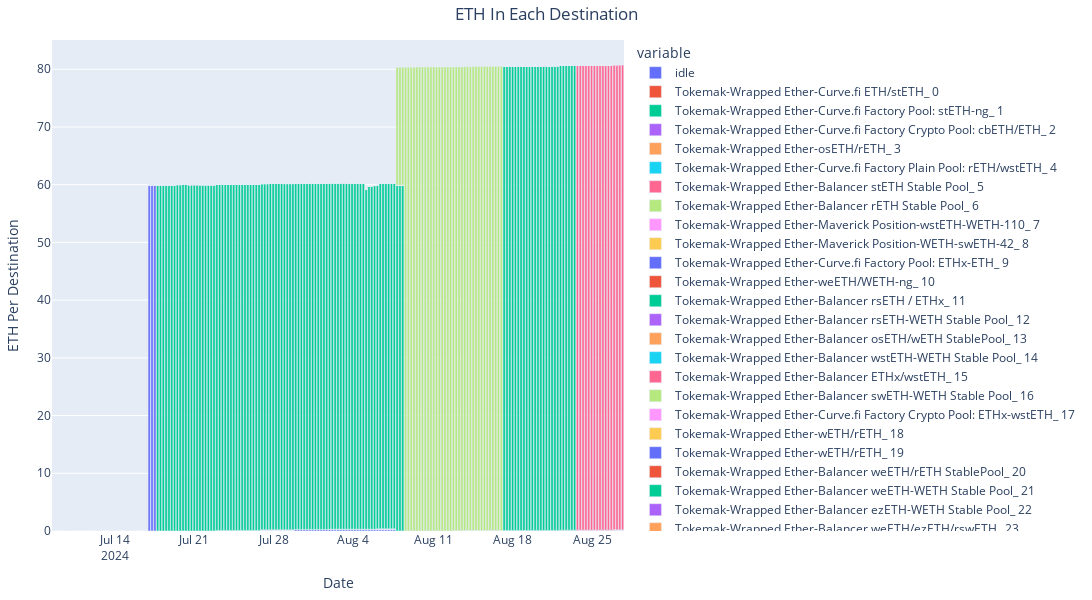
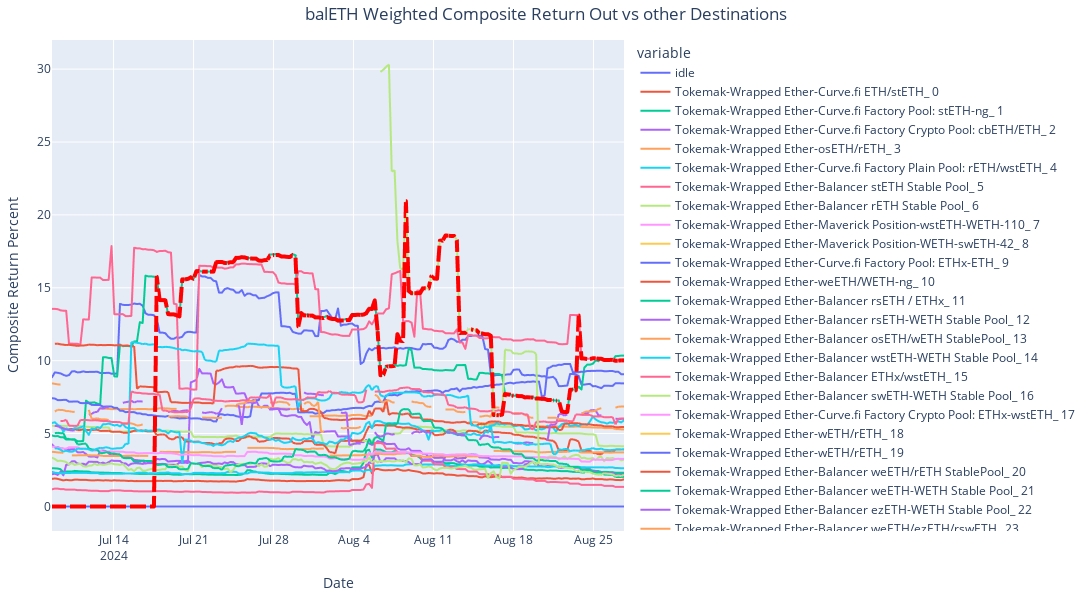
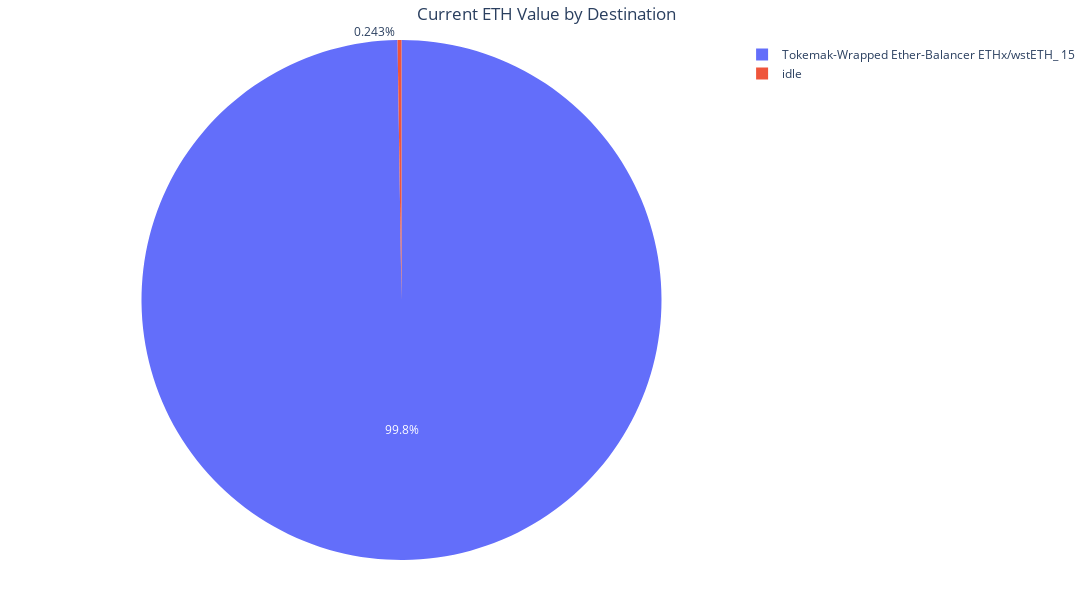
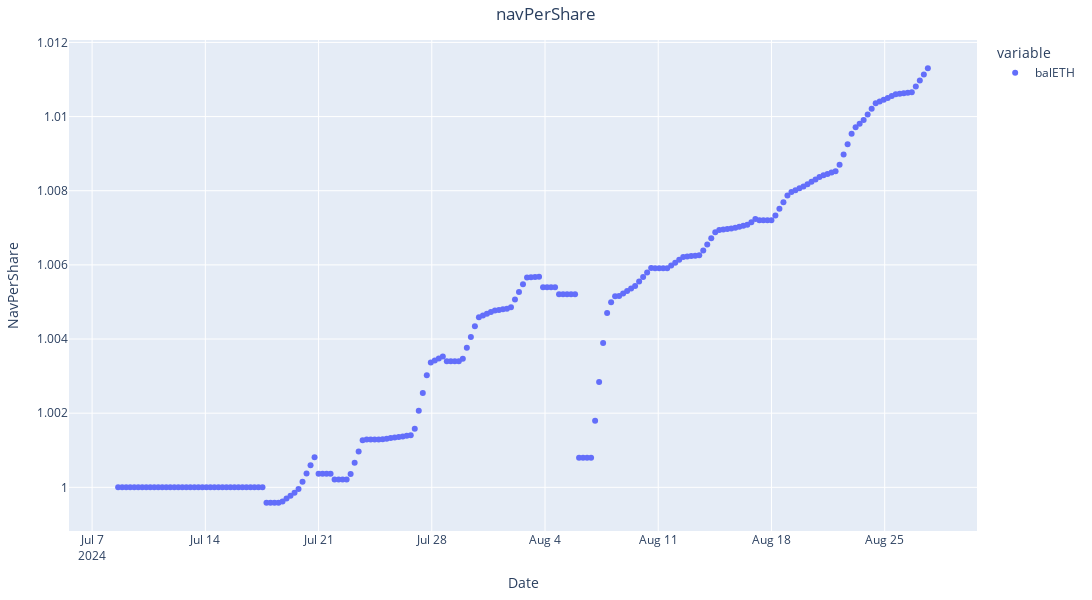

Notebook cell for these charts, in order:
### Code cell
# import plotly.io as pio

# pio.renderers.default = "svg"  # lets this be rendered by github
from v2_rebalance_dashboard.make_plots_as_script import get_autopool_diagnostics_charts

fig_dict = get_autopool_diagnostics_charts(autopool_name="balETH")  # 30 seconds

for k, fig in fig_dict.items():
    fig.show()

### Figure 1 — Plotly figure (JSON) as saved in the notebook; plotly's stock layout.template omitted (floating-point values rounded to 4 significant figures; data arrays with more than 128 entries replaced by an {"elided": "..."} marker saying what was removed)
{"data": [{"alignmentgroup": "True", "hovertemplate": "variable=idle<br>timestamp=%{x}<br>value=%{y}<extra></extra>", "legendgroup": "idle", "marker": {"color": "#636efa", "pattern": {"shape": ""}}, "name": "idle", "offsetgroup": "idle", "orientation": "v", "showlegend": true, "textposition": "auto", "type": "bar", "x": {"elided": "203 str values"}, "xaxis": "x", "y": {"elided": "203 float values"}, "yaxis": "y"}, {"alignmentgroup": "True", "hovertemplate": "variable=Tokemak-Wrapped Ether-Curve.fi ETH/stETH_ 0<br>timestamp=%{x}<br>value=%{y}<extra></extra>", "legendgroup": "Tokemak-Wrapped Ether-Curve.fi ETH/stETH_ 0", "marker": {"color": "#EF553B", "pattern": {"shape": ""}}, "name": "Tokemak-Wrapped Ether-Curve.fi ETH/stETH_ 0", "offsetgroup": "Tokemak-Wrapped Ether-Curve.fi ETH/stETH_ 0", "orientation": "v", "showlegend": true, "textposition": "auto", "type": "bar", "x": {"elided": "203 str values"}, "xaxis": "x", "y": {"elided": "203 int values"}, "yaxis": "y"}, {"alignmentgroup": "True", "hovertemplate": "variable=Tokemak-Wrapped Ether-Curve.fi Factory Pool: stETH-ng_ 1<br>timestamp=%{x}<br>value=%{y}<extra></extra>", "legendgroup": "Tokemak-Wrapped Ether-Curve.fi Factory Pool: stETH-ng_ 1", "marker": {"color": "#00cc96", "pattern": {"shape": ""}}, "name": "Tokemak-Wrapped Ether-Curve.fi Factory Pool: stETH-ng_ 1", "offsetgroup": "Tokemak-Wrapped Ether-Curve.fi Factory Pool: stETH-ng_ 1", "orientation": "v", "showlegend": true, "textposition": "auto", "type": "bar", "x": {"elided": "203 str values"}, "xaxis": "x", "y": {"elided": "203 int values"}, "yaxis": "y"}, {"alignmentgroup": "True", "hovertemplate": "variable=Tokemak-Wrapped Ether-Curve.fi Factory Crypto Pool: cbETH/ETH_ 2<br>timestamp=%{x}<br>value=%{y}<extra></extra>", "legendgroup": "Tokemak-Wrapped Ether-Curve.fi Factory Crypto Pool: cbETH/ETH_ 2", "marker": {"color": "#ab63fa", "pattern": {"shape": ""}}, "name": "Tokemak-Wrapped Ether-Curve.fi Factory Crypto Pool: cbETH/ETH_ 2", "offsetgroup": "Tokemak-Wrapped Ether-Curve.fi Factory Crypto Pool: cbETH/ETH_ 2", "orientation": "v", "showlegend": true, "textposition": "auto", "type": "bar", "x": {"elided": "203 str values"}, "xaxis": "x", "y": {"elided": "203 int values"}, "yaxis": "y"}, {"alignmentgroup": "True", "hovertemplate": "variable=Tokemak-Wrapped Ether-osETH/rETH_ 3<br>timestamp=%{x}<br>value=%{y}<extra></extra>", "legendgroup": "Tokemak-Wrapped Ether-osETH/rETH_ 3", "marker": {"color": "#FFA15A", "pattern": {"shape": ""}}, "name": "Tokemak-Wrapped Ether-osETH/rETH_ 3", "offsetgroup": "Tokemak-Wrapped Ether-osETH/rETH_ 3", "orientation": "v", "showlegend": true, "textposition": "auto", "type": "bar", "x": {"elided": "203 str values"}, "xaxis": "x", "y": {"elided": "203 int values"}, "yaxis": "y"}, {"alignmentgroup": "True", "hovertemplate": "variable=Tokemak-Wrapped Ether-Curve.fi Factory Plain Pool: rETH/wstETH_ 4<br>timestamp=%{x}<br>value=%{y}<extra></extra>", "legendgroup": "Tokemak-Wrapped Ether-Curve.fi Factory Plain Pool: rETH/wstETH_ 4", "marker": {"color": "#19d3f3", "pattern": {"shape": ""}}, "name": "Tokemak-Wrapped Ether-Curve.fi Factory Plain Pool: rETH/wstETH_ 4", "offsetgroup": "Tokemak-Wrapped Ether-Curve.fi Factory Plain Pool: rETH/wstETH_ 4", "orientation": "v", "showlegend": true, "textposition": "auto", "type": "bar", "x": {"elided": "203 str values"}, "xaxis": "x", "y": {"elided": "203 int values"}, "yaxis": "y"}, {"alignmentgroup": "True", "hovertemplate": "variable=Tokemak-Wrapped Ether-Balancer stETH Stable Pool_ 5<br>timestamp=%{x}<br>value=%{y}<extra></extra>", "legendgroup": "Tokemak-Wrapped Ether-Balancer stETH Stable Pool_ 5", "marker": {"color": "#FF6692", "pattern": {"shape": ""}}, "name": "Tokemak-Wrapped Ether-Balancer stETH Stable Pool_ 5", "offsetgroup": "Tokemak-Wrapped Ether-Balancer stETH Stable Pool_ 5", "orientation": "v", "showlegend": true, "textposition": "auto", "type": "bar", "x": {"elided": "203 str values"}, "xaxis": "x", "y": {"elided": "203 int values"}, "yaxis": "y"}, {"alignmentgroup": "True", "hovertemplate": "variable=Tokemak-Wrapped Ether-Balancer rETH Stable Pool_ 6<br>timestamp=%{x}<br>value=%{y}<extra></extra>", "legendgroup": "Tokemak-Wrapped Ether-Balancer rETH Stable Pool_ 6", "marker": {"color": "#B6E880", "pattern": {"shape": ""}}, "name": "Tokemak-Wrapped Ether-Balancer rETH Stable Pool_ 6", "offsetgroup": "Tokemak-Wrapped Ether-Balancer rETH Stable Pool_ 6", "orientation": "v", "showlegend": true, "textposition": "auto", "type": "bar", "x": {"elided": "203 str values"}, "xaxis": "x", "y": {"elided": "203 int values"}, "yaxis": "y"}, {"alignmentgroup": "True", "hovertemplate": "variable=Tokemak-Wrapped Ether-Maverick Position-wstETH-WETH-110_ 7<br>timestamp=%{x}<br>value=%{y}<extra></extra>", "legendgroup": "Tokemak-Wrapped Ether-Maverick Position-wstETH-WETH-110_ 7", "marker": {"color": "#FF97FF", "pattern": {"shape": ""}}, "name": "Tokemak-Wrapped Ether-Maverick Position-wstETH-WETH-110_ 7", "offsetgroup": "Tokemak-Wrapped Ether-Maverick Position-wstETH-WETH-110_ 7", "orientation": "v", "showlegend": true, "textposition": "auto", "type": "bar", "x": {"elided": "203 str values"}, "xaxis": "x", "y": {"elided": "203 null values"}, "yaxis": "y"}, {"alignmentgroup": "True", "hovertemplate": "variable=Tokemak-Wrapped Ether-Maverick Position-WETH-swETH-42_ 8<br>timestamp=%{x}<br>value=%{y}<extra></extra>", "legendgroup": "Tokemak-Wrapped Ether-Maverick Position-WETH-swETH-42_ 8", "marker": {"color": "#FECB52", "pattern": {"shape": ""}}, "name": "Tokemak-Wrapped Ether-Maverick Position-WETH-swETH-42_ 8", "offsetgroup": "Tokemak-Wrapped Ether-Maverick Position-WETH-swETH-42_ 8", "orientation": "v", "showlegend": true, "textposition": "auto", "type": "bar", "x": {"elided": "203 str values"}, "xaxis": "x", "y": {"elided": "203 null values"}, "yaxis": "y"}, {"alignmentgroup": "True", "hovertemplate": "variable=Tokemak-Wrapped Ether-Curve.fi Factory Pool: ETHx-ETH_ 9<br>timestamp=%{x}<br>value=%{y}<extra></extra>", "legendgroup": "Tokemak-Wrapped Ether-Curve.fi Factory Pool: ETHx-ETH_ 9", "marker": {"color": "#636efa", "pattern": {"shape": ""}}, "name": "Tokemak-Wrapped Ether-Curve.fi Factory Pool: ETHx-ETH_ 9", "offsetgroup": "Tokemak-Wrapped Ether-Curve.fi Factory Pool: ETHx-ETH_ 9", "orientation": "v", "showlegend": true, "textposition": "auto", "type": "bar", "x": {"elided": "203 str values"}, "xaxis": "x", "y": {"elided": "203 int values"}, "yaxis": "y"}, {"alignmentgroup": "True", "hovertemplate": "variable=Tokemak-Wrapped Ether-weETH/WETH-ng_ 10<br>timestamp=%{x}<br>value=%{y}<extra></extra>", "legendgroup": "Tokemak-Wrapped Ether-weETH/WETH-ng_ 10", "marker": {"color": "#EF553B", "pattern": {"shape": ""}}, "name": "Tokemak-Wrapped Ether-weETH/WETH-ng_ 10", "offsetgroup": "Tokemak-Wrapped Ether-weETH/WETH-ng_ 10", "orientation": "v", "showlegend": true, "textposition": "auto", "type": "bar", "x": {"elided": "203 str values"}, "xaxis": "x", "y": {"elided": "203 int values"}, "yaxis": "y"}, {"alignmentgroup": "True", "hovertemplate": "variable=Tokemak-Wrapped Ether-Balancer rsETH / ETHx_ 11<br>timestamp=%{x}<br>value=%{y}<extra></extra>", "legendgroup": "Tokemak-Wrapped Ether-Balancer rsETH / ETHx_ 11", "marker": {"color": "#00cc96", "pattern": {"shape": ""}}, "name": "Tokemak-Wrapped Ether-Balancer rsETH / ETHx_ 11", "offsetgroup": "Tokemak-Wrapped Ether-Balancer rsETH / ETHx_ 11", "orientation": "v", "showlegend": true, "textposition": "auto", "type": "bar", "x": {"elided": "203 str values"}, "xaxis": "x", "y": {"elided": "203 float values"}, "yaxis": "y"}, {"alignmentgroup": "True", "hovertemplate": "variable=Tokemak-Wrapped Ether-Balancer rsETH-WETH Stable Pool_ 12<br>timestamp=%{x}<br>value=%{y}<extra></extra>", "legendgroup": "Tokemak-Wrapped Ether-Balancer rsETH-WETH Stable Pool_ 12", "marker": {"color": "#ab63fa", "pattern": {"shape": ""}}, "name": "Tokemak-Wrapped Ether-Balancer rsETH-WETH Stable Pool_ 12", "offsetgroup": "Tokemak-Wrapped Ether-Balancer rsETH-WETH Stable Pool_ 12", "orientation": "v", "showlegend": true, "textposition": "auto", "type": "bar", "x": {"elided": "203 str values"}, "xaxis": "x", "y": {"elided": "203 int values"}, "yaxis": "y"}, {"alignmentgroup": "True", "hovertemplate": "variable=Tokemak-Wrapped Ether-Balancer osETH/wETH StablePool_ 13<br>timestamp=%{x}<br>value=%{y}<extra></extra>", "legendgroup": "Tokemak-Wrapped Ether-Balancer osETH/wETH StablePool_ 13", "marker": {"color": "#FFA15A", "pattern": {"shape": ""}}, "name": "Tokemak-Wrapped Ether-Balancer osETH/wETH StablePool_ 13", "offsetgroup": "Tokemak-Wrapped Ether-Balancer osETH/wETH StablePool_ 13", "orientation": "v", "showlegend": true, "textposition": "auto", "type": "bar", "x": {"elided": "203 str values"}, "xaxis": "x", "y": {"elided": "203 int values"}, "yaxis": "y"}, {"alignmentgroup": "True", "hovertemplate": "variable=Tokemak-Wrapped Ether-Balancer wstETH-WETH Stable Pool_ 14<br>timestamp=%{x}<br>value=%{y}<extra></extra>", "legendgroup": "Tokemak-Wrapped Ether-Balancer wstETH-WETH Stable Pool_ 14", "marker": {"color": "#19d3f3", "pattern": {"shape": ""}}, "name": "Tokemak-Wrapped Ether-Balancer wstETH-WETH Stable Pool_ 14", "offsetgroup": "Tokemak-Wrapped Ether-Balancer wstETH-WETH Stable Pool_ 14", "orientation": "v", "showlegend": true, "textposition": "auto", "type": "bar", "x": {"elided": "203 str values"}, "xaxis": "x", "y": {"elided": "203 int values"}, "yaxis": "y"}, {"alignmentgroup": "True", "hovertemplate": "variable=Tokemak-Wrapped Ether-Balancer ETHx/wstETH_ 15<br>timestamp=%{x}<br>value=%{y}<extra></extra>", "legendgroup": "Tokemak-Wrapped Ether-Balancer ETHx/wstETH_ 15", "marker": {"color": "#FF6692", "pattern": {"shape": ""}}, "name": "Tokemak-Wrapped Ether-Balancer ETHx/wstETH_ 15", "offsetgroup": "Tokemak-Wrapped Ether-Balancer ETHx/wstETH_ 15", "orientation": "v", "showlegend": true, "textposition": "auto", "type": "bar", "x": {"elided": "203 str values"}, "xaxis": "x", "y": {"elided": "203 float values"}, "yaxis": "y"}, {"alignmentgroup": "True", "hovertemplate": "variable=Tokemak-Wrapped Ether-Balancer swETH-WETH Stable Pool_ 16<br>timestamp=%{x}<br>value=%{y}<extra></extra>", "legendgroup": "Tokemak-Wrapped Ether-Balancer swETH-WETH Stable Pool_ 16", "marker": {"color": "#B6E880", "pattern": {"shape": ""}}, "name": "Tokemak-Wrapped Ether-Balancer swETH-WETH Stable Pool_ 16", "offsetgroup": "Tokemak-Wrapped Ether-Balancer swETH-WETH Stable Pool_ 16", "orientation": "v", "showlegend": true, "textposition": "auto", "type": "bar", "x": {"elided": "203 str values"}, "xaxis": "x", "y": {"elided": "203 int values"}, "yaxis": "y"}, {"alignmentgroup": "True", "hovertemplate": "variable=Tokemak-Wrapped Ether-Curve.fi Factory Crypto Pool: ETHx-wstETH_ 17<br>timestamp=%{x}<br>value=%{y}<extra></extra>", "legendgroup": "Tokemak-Wrapped Ether-Curve.fi Factory Crypto Pool: ETHx-wstETH_ 17", "marker": {"color": "#FF97FF", "pattern": {"shape": ""}}, "name": "Tokemak-Wrapped Ether-Curve.fi Factory Crypto Pool: ETHx-wstETH_ 17", "offsetgroup": "Tokemak-Wrapped Ether-Curve.fi Factory Crypto Pool: ETHx-wstETH_ 17", "orientation": "v", "showlegend": true, "textposition": "auto", "type": "bar", "x": {"elided": "203 str values"}, "xaxis": "x", "y": {"elided": "203 int values"}, "yaxis": "y"}, {"alignmentgroup": "True", "hovertemplate": "variable=Tokemak-Wrapped Ether-wETH/rETH_ 18<br>timestamp=%{x}<br>value=%{y}<extra></extra>", "legendgroup": "Tokemak-Wrapped Ether-wETH/rETH_ 18", "marker": {"color": "#FECB52", "pattern": {"shape": ""}}, "name": "Tokemak-Wrapped Ether-wETH/rETH_ 18", "offsetgroup": "Tokemak-Wrapped Ether-wETH/rETH_ 18", "orientation": "v", "showlegend": true, "textposition": "auto", "type": "bar", "x": {"elided": "203 str values"}, "xaxis": "x", "y": {"elided": "203 int values"}, "yaxis": "y"}, {"alignmentgroup": "True", "hovertemplate": "variable=Tokemak-Wrapped Ether-wETH/rETH_ 19<br>timestamp=%{x}<br>value=%{y}<extra></extra>", "legendgroup": "Tokemak-Wrapped Ether-wETH/rETH_ 19", "marker": {"color": "#636efa", "pattern": {"shape": ""}}, "name": "Tokemak-Wrapped Ether-wETH/rETH_ 19", "offsetgroup": "Tokemak-Wrapped Ether-wETH/rETH_ 19", "orientation": "v", "showlegend": true, "textposition": "auto", "type": "bar", "x": {"elided": "203 str values"}, "xaxis": "x", "y": {"elided": "203 int values"}, "yaxis": "y"}, {"alignmentgroup": "True", "hovertemplate": "variable=Tokemak-Wrapped Ether-Balancer weETH/rETH StablePool_ 20<br>timestamp=%{x}<br>value=%{y}<extra></extra>", "legendgroup": "Tokemak-Wrapped Ether-Balancer weETH/rETH StablePool_ 20", "marker": {"color": "#EF553B", "pattern": {"shape": ""}}, "name": "Tokemak-Wrapped Ether-Balancer weETH/rETH StablePool_ 20", "offsetgroup": "Tokemak-Wrapped Ether-Balancer weETH/rETH StablePool_ 20", "orientation": "v", "showlegend": true, "textposition": "auto", "type": "bar", "x": {"elided": "203 str values"}, "xaxis": "x", "y": {"elided": "203 int values"}, "yaxis": "y"}, {"alignmentgroup": "True", "hovertemplate": "variable=Tokemak-Wrapped Ether-Balancer weETH-WETH Stable Pool_ 21<br>timestamp=%{x}<br>value=%{y}<extra></extra>", "legendgroup": "Tokemak-Wrapped Ether-Balancer weETH-WETH Stable Pool_ 21", "marker": {"color": "#00cc96", "pattern": {"shape": ""}}, "name": "Tokemak-Wrapped Ether-Balancer weETH-WETH Stable Pool_ 21", "offsetgroup": "Tokemak-Wrapped Ether-Balancer weETH-WETH Stable Pool_ 21", "orientation": "v", "showlegend": true, "textposition": "auto", "type": "bar", "x": {"elided": "203 str values"}, "xaxis": "x", "y": {"elided": "203 int values"}, "yaxis": "y"}, {"alignmentgroup": "True", "hovertemplate": "variable=Tokemak-Wrapped Ether-Balancer ezETH-WETH Stable Pool_ 22<br>timestamp=%{x}<br>value=%{y}<extra></extra>", "legendgroup": "Tokemak-Wrapped Ether-Balancer ezETH-WETH Stable Pool_ 22", "marker": {"color": "#ab63fa", "pattern": {"shape": ""}}, "name": "Tokemak-Wrapped Ether-Balancer ezETH-WETH Stable Pool_ 22", "offsetgroup": "Tokemak-Wrapped Ether-Balancer ezETH-WETH Stable Pool_ 22", "orientation": "v", "showlegend": true, "textposition": "auto", "type": "bar", "x": {"elided": "203 str values"}, "xaxis": "x", "y": {"elided": "203 int values"}, "yaxis": "y"}, {"alignmentgroup": "True", "hovertemplate": "variable=Tokemak-Wrapped Ether-Balancer weETH/ezETH/rswETH_ 23<br>timestamp=%{x}<br>value=%{y}<extra></extra>", "legendgroup": "Tokemak-Wrapped Ether-Balancer weETH/ezETH/rswETH_ 23", "marker": {"color": "#FFA15A", "pattern": {"shape": ""}}, "name": "Tokemak-Wrapped Ether-Balancer weETH/ezETH/rswETH_ 23", "offsetgroup": "Tokemak-Wrapped Ether-Balancer weETH/ezETH/rswETH_ 23", "orientation": "v", "showlegend": true, "textposition": "auto", "type": "bar", "x": {"elided": "203 str values"}, "xaxis": "x", "y": {"elided": "203 int values"}, "yaxis": "y"}, {"alignmentgroup": "True", "hovertemplate": "variable=Tokemak-Wrapped Ether-Gyroscope ECLP wstETH/wETH_ 24<br>timestamp=%{x}<br>value=%{y}<extra></extra>", "legendgroup": "Tokemak-Wrapped Ether-Gyroscope ECLP wstETH/wETH_ 24", "marker": {"color": "#19d3f3", "pattern": {"shape": ""}}, "name": "Tokemak-Wrapped Ether-Gyroscope ECLP wstETH/wETH_ 24", "offsetgroup": "Tokemak-Wrapped Ether-Gyroscope ECLP wstETH/wETH_ 24", "orientation": "v", "showlegend": true, "textposition": "auto", "type": "bar", "x": {"elided": "203 str values"}, "xaxis": "x", "y": {"elided": "203 int values"}, "yaxis": "y"}, {"alignmentgroup": "True", "hovertemplate": "variable=Tokemak-Wrapped Ether-Gyroscope ECLP wstETH/cbETH_ 25<br>timestamp=%{x}<br>value=%{y}<extra></extra>", "legendgroup": "Tokemak-Wrapped Ether-Gyroscope ECLP wstETH/cbETH_ 25", "marker": {"color": "#FF6692", "pattern": {"shape": ""}}, "name": "Tokemak-Wrapped Ether-Gyroscope ECLP wstETH/cbETH_ 25", "offsetgroup": "Tokemak-Wrapped Ether-Gyroscope ECLP wstETH/cbETH_ 25", "orientation": "v", "showlegend": true, "textposition": "auto", "type": "bar", "x": {"elided": "203 str values"}, "xaxis": "x", "y": {"elided": "203 int values"}, "yaxis": "y"}, {"alignmentgroup": "True", "hovertemplate": "variable=Tokemak-Wrapped Ether-Balancer rsETH-WETH Stable Pool_ 26<br>timestamp=%{x}<br>value=%{y}<extra></extra>", "legendgroup": "Tokemak-Wrapped Ether-Balancer rsETH-WETH Stable Pool_ 26", "marker": {"color": "#B6E880", "pattern": {"shape": ""}}, "name": "Tokemak-Wrapped Ether-Balancer rsETH-WETH Stable Pool_ 26", "offsetgroup": "Tokemak-Wrapped Ether-Balancer rsETH-WETH Stable Pool_ 26", "orientation": "v", "showlegend": true, "textposition": "auto", "type": "bar", "x": {"elided": "203 str values"}, "xaxis": "x", "y": {"elided": "203 float values"}, "yaxis": "y"}], "layout": {"barmode": "relative", "height": 600, "legend": {"title": {"text": "variable"}, "tracegroupgap": 0}, "margin": {"b": 40, "l": 40, "r": 40, "t": 40}, "title": {"text": "ETH In Each Destination", "x": 0.5}, "width": 1800, "xaxis": {"anchor": "y", "domain": [0, 1], "title": {"text": "Date"}}, "yaxis": {"anchor": "x", "domain": [0, 1], "title": {"text": "ETH Per Destination"}}}}

### Figure 2 — Plotly figure (JSON) as saved in the notebook; plotly's stock layout.template omitted (floating-point values rounded to 4 significant figures; data arrays with more than 128 entries replaced by an {"elided": "..."} marker saying what was removed)
{"data": [{"hovertemplate": "variable=idle<br>timestamp=%{x}<br>value=%{y}<extra></extra>", "legendgroup": "idle", "line": {"color": "#636efa", "dash": "solid"}, "marker": {"symbol": "circle"}, "mode": "lines", "name": "idle", "showlegend": true, "type": "scattergl", "x": {"elided": "203 str values"}, "xaxis": "x", "y": {"elided": "203 int values"}, "yaxis": "y"}, {"hovertemplate": "variable=Tokemak-Wrapped Ether-Curve.fi ETH/stETH_ 0<br>timestamp=%{x}<br>value=%{y}<extra></extra>", "legendgroup": "Tokemak-Wrapped Ether-Curve.fi ETH/stETH_ 0", "line": {"color": "#EF553B", "dash": "solid"}, "marker": {"symbol": "circle"}, "mode": "lines", "name": "Tokemak-Wrapped Ether-Curve.fi ETH/stETH_ 0", "showlegend": true, "type": "scattergl", "x": {"elided": "203 str values"}, "xaxis": "x", "y": {"elided": "203 float values"}, "yaxis": "y"}, {"hovertemplate": "variable=Tokemak-Wrapped Ether-Curve.fi Factory Pool: stETH-ng_ 1<br>timestamp=%{x}<br>value=%{y}<extra></extra>", "legendgroup": "Tokemak-Wrapped Ether-Curve.fi Factory Pool: stETH-ng_ 1", "line": {"color": "#00cc96", "dash": "solid"}, "marker": {"symbol": "circle"}, "mode": "lines", "name": "Tokemak-Wrapped Ether-Curve.fi Factory Pool: stETH-ng_ 1", "showlegend": true, "type": "scattergl", "x": {"elided": "203 str values"}, "xaxis": "x", "y": {"elided": "203 float values"}, "yaxis": "y"}, {"hovertemplate": "variable=Tokemak-Wrapped Ether-Curve.fi Factory Crypto Pool: cbETH/ETH_ 2<br>timestamp=%{x}<br>value=%{y}<extra></extra>", "legendgroup": "Tokemak-Wrapped Ether-Curve.fi Factory Crypto Pool: cbETH/ETH_ 2", "line": {"color": "#ab63fa", "dash": "solid"}, "marker": {"symbol": "circle"}, "mode": "lines", "name": "Tokemak-Wrapped Ether-Curve.fi Factory Crypto Pool: cbETH/ETH_ 2", "showlegend": true, "type": "scattergl", "x": {"elided": "203 str values"}, "xaxis": "x", "y": {"elided": "203 float values"}, "yaxis": "y"}, {"hovertemplate": "variable=Tokemak-Wrapped Ether-osETH/rETH_ 3<br>timestamp=%{x}<br>value=%{y}<extra></extra>", "legendgroup": "Tokemak-Wrapped Ether-osETH/rETH_ 3", "line": {"color": "#FFA15A", "dash": "solid"}, "marker": {"symbol": "circle"}, "mode": "lines", "name": "Tokemak-Wrapped Ether-osETH/rETH_ 3", "showlegend": true, "type": "scattergl", "x": {"elided": "203 str values"}, "xaxis": "x", "y": {"elided": "203 float values"}, "yaxis": "y"}, {"hovertemplate": "variable=Tokemak-Wrapped Ether-Curve.fi Factory Plain Pool: rETH/wstETH_ 4<br>timestamp=%{x}<br>value=%{y}<extra></extra>", "legendgroup": "Tokemak-Wrapped Ether-Curve.fi Factory Plain Pool: rETH/wstETH_ 4", "line": {"color": "#19d3f3", "dash": "solid"}, "marker": {"symbol": "circle"}, "mode": "lines", "name": "Tokemak-Wrapped Ether-Curve.fi Factory Plain Pool: rETH/wstETH_ 4", "showlegend": true, "type": "scattergl", "x": {"elided": "203 str values"}, "xaxis": "x", "y": {"elided": "203 float values"}, "yaxis": "y"}, {"hovertemplate": "variable=Tokemak-Wrapped Ether-Balancer stETH Stable Pool_ 5<br>timestamp=%{x}<br>value=%{y}<extra></extra>", "legendgroup": "Tokemak-Wrapped Ether-Balancer stETH Stable Pool_ 5", "line": {"color": "#FF6692", "dash": "solid"}, "marker": {"symbol": "circle"}, "mode": "lines", "name": "Tokemak-Wrapped Ether-Balancer stETH Stable Pool_ 5", "showlegend": true, "type": "scattergl", "x": {"elided": "203 str values"}, "xaxis": "x", "y": {"elided": "203 float values"}, "yaxis": "y"}, {"hovertemplate": "variable=Tokemak-Wrapped Ether-Balancer rETH Stable Pool_ 6<br>timestamp=%{x}<br>value=%{y}<extra></extra>", "legendgroup": "Tokemak-Wrapped Ether-Balancer rETH Stable Pool_ 6", "line": {"color": "#B6E880", "dash": "solid"}, "marker": {"symbol": "circle"}, "mode": "lines", "name": "Tokemak-Wrapped Ether-Balancer rETH Stable Pool_ 6", "showlegend": true, "type": "scattergl", "x": {"elided": "203 str values"}, "xaxis": "x", "y": {"elided": "203 float values"}, "yaxis": "y"}, {"hovertemplate": "variable=Tokemak-Wrapped Ether-Maverick Position-wstETH-WETH-110_ 7<br>timestamp=%{x}<br>value=%{y}<extra></extra>", "legendgroup": "Tokemak-Wrapped Ether-Maverick Position-wstETH-WETH-110_ 7", "line": {"color": "#FF97FF", "dash": "solid"}, "marker": {"symbol": "circle"}, "mode": "lines", "name": "Tokemak-Wrapped Ether-Maverick Position-wstETH-WETH-110_ 7", "showlegend": true, "type": "scattergl", "x": {"elided": "203 str values"}, "xaxis": "x", "y": {"elided": "203 null values"}, "yaxis": "y"}, {"hovertemplate": "variable=Tokemak-Wrapped Ether-Maverick Position-WETH-swETH-42_ 8<br>timestamp=%{x}<br>value=%{y}<extra></extra>", "legendgroup": "Tokemak-Wrapped Ether-Maverick Position-WETH-swETH-42_ 8", "line": {"color": "#FECB52", "dash": "solid"}, "marker": {"symbol": "circle"}, "mode": "lines", "name": "Tokemak-Wrapped Ether-Maverick Position-WETH-swETH-42_ 8", "showlegend": true, "type": "scattergl", "x": {"elided": "203 str values"}, "xaxis": "x", "y": {"elided": "203 null values"}, "yaxis": "y"}, {"hovertemplate": "variable=Tokemak-Wrapped Ether-Curve.fi Factory Pool: ETHx-ETH_ 9<br>timestamp=%{x}<br>value=%{y}<extra></extra>", "legendgroup": "Tokemak-Wrapped Ether-Curve.fi Factory Pool: ETHx-ETH_ 9", "line": {"color": "#636efa", "dash": "solid"}, "marker": {"symbol": "circle"}, "mode": "lines", "name": "Tokemak-Wrapped Ether-Curve.fi Factory Pool: ETHx-ETH_ 9", "showlegend": true, "type": "scattergl", "x": {"elided": "203 str values"}, "xaxis": "x", "y": {"elided": "203 float values"}, "yaxis": "y"}, {"hovertemplate": "variable=Tokemak-Wrapped Ether-weETH/WETH-ng_ 10<br>timestamp=%{x}<br>value=%{y}<extra></extra>", "legendgroup": "Tokemak-Wrapped Ether-weETH/WETH-ng_ 10", "line": {"color": "#EF553B", "dash": "solid"}, "marker": {"symbol": "circle"}, "mode": "lines", "name": "Tokemak-Wrapped Ether-weETH/WETH-ng_ 10", "showlegend": true, "type": "scattergl", "x": {"elided": "203 str values"}, "xaxis": "x", "y": {"elided": "203 float values"}, "yaxis": "y"}, {"hovertemplate": "variable=Tokemak-Wrapped Ether-Balancer rsETH / ETHx_ 11<br>timestamp=%{x}<br>value=%{y}<extra></extra>", "legendgroup": "Tokemak-Wrapped Ether-Balancer rsETH / ETHx_ 11", "line": {"color": "#00cc96", "dash": "solid"}, "marker": {"symbol": "circle"}, "mode": "lines", "name": "Tokemak-Wrapped Ether-Balancer rsETH / ETHx_ 11", "showlegend": true, "type": "scattergl", "x": {"elided": "203 str values"}, "xaxis": "x", "y": {"elided": "203 float values"}, "yaxis": "y"}, {"hovertemplate": "variable=Tokemak-Wrapped Ether-Balancer rsETH-WETH Stable Pool_ 12<br>timestamp=%{x}<br>value=%{y}<extra></extra>", "legendgroup": "Tokemak-Wrapped Ether-Balancer rsETH-WETH Stable Pool_ 12", "line": {"color": "#ab63fa", "dash": "solid"}, "marker": {"symbol": "circle"}, "mode": "lines", "name": "Tokemak-Wrapped Ether-Balancer rsETH-WETH Stable Pool_ 12", "showlegend": true, "type": "scattergl", "x": {"elided": "203 str values"}, "xaxis": "x", "y": {"elided": "203 float values"}, "yaxis": "y"}, {"hovertemplate": "variable=Tokemak-Wrapped Ether-Balancer osETH/wETH StablePool_ 13<br>timestamp=%{x}<br>value=%{y}<extra></extra>", "legendgroup": "Tokemak-Wrapped Ether-Balancer osETH/wETH StablePool_ 13", "line": {"color": "#FFA15A", "dash": "solid"}, "marker": {"symbol": "circle"}, "mode": "lines", "name": "Tokemak-Wrapped Ether-Balancer osETH/wETH StablePool_ 13", "showlegend": true, "type": "scattergl", "x": {"elided": "203 str values"}, "xaxis": "x", "y": {"elided": "203 float values"}, "yaxis": "y"}, {"hovertemplate": "variable=Tokemak-Wrapped Ether-Balancer wstETH-WETH Stable Pool_ 14<br>timestamp=%{x}<br>value=%{y}<extra></extra>", "legendgroup": "Tokemak-Wrapped Ether-Balancer wstETH-WETH Stable Pool_ 14", "line": {"color": "#19d3f3", "dash": "solid"}, "marker": {"symbol": "circle"}, "mode": "lines", "name": "Tokemak-Wrapped Ether-Balancer wstETH-WETH Stable Pool_ 14", "showlegend": true, "type": "scattergl", "x": {"elided": "203 str values"}, "xaxis": "x", "y": {"elided": "203 float values"}, "yaxis": "y"}, {"hovertemplate": "variable=Tokemak-Wrapped Ether-Balancer ETHx/wstETH_ 15<br>timestamp=%{x}<br>value=%{y}<extra></extra>", "legendgroup": "Tokemak-Wrapped Ether-Balancer ETHx/wstETH_ 15", "line": {"color": "#FF6692", "dash": "solid"}, "marker": {"symbol": "circle"}, "mode": "lines", "name": "Tokemak-Wrapped Ether-Balancer ETHx/wstETH_ 15", "showlegend": true, "type": "scattergl", "x": {"elided": "203 str values"}, "xaxis": "x", "y": {"elided": "203 float values"}, "yaxis": "y"}, {"hovertemplate": "variable=Tokemak-Wrapped Ether-Balancer swETH-WETH Stable Pool_ 16<br>timestamp=%{x}<br>value=%{y}<extra></extra>", "legendgroup": "Tokemak-Wrapped Ether-Balancer swETH-WETH Stable Pool_ 16", "line": {"color": "#B6E880", "dash": "solid"}, "marker": {"symbol": "circle"}, "mode": "lines", "name": "Tokemak-Wrapped Ether-Balancer swETH-WETH Stable Pool_ 16", "showlegend": true, "type": "scattergl", "x": {"elided": "203 str values"}, "xaxis": "x", "y": {"elided": "203 float values"}, "yaxis": "y"}, {"hovertemplate": "variable=Tokemak-Wrapped Ether-Curve.fi Factory Crypto Pool: ETHx-wstETH_ 17<br>timestamp=%{x}<br>value=%{y}<extra></extra>", "legendgroup": "Tokemak-Wrapped Ether-Curve.fi Factory Crypto Pool: ETHx-wstETH_ 17", "line": {"color": "#FF97FF", "dash": "solid"}, "marker": {"symbol": "circle"}, "mode": "lines", "name": "Tokemak-Wrapped Ether-Curve.fi Factory Crypto Pool: ETHx-wstETH_ 17", "showlegend": true, "type": "scattergl", "x": {"elided": "203 str values"}, "xaxis": "x", "y": {"elided": "203 float values"}, "yaxis": "y"}, {"hovertemplate": "variable=Tokemak-Wrapped Ether-wETH/rETH_ 18<br>timestamp=%{x}<br>value=%{y}<extra></extra>", "legendgroup": "Tokemak-Wrapped Ether-wETH/rETH_ 18", "line": {"color": "#FECB52", "dash": "solid"}, "marker": {"symbol": "circle"}, "mode": "lines", "name": "Tokemak-Wrapped Ether-wETH/rETH_ 18", "showlegend": true, "type": "scattergl", "x": {"elided": "203 str values"}, "xaxis": "x", "y": {"elided": "203 float values"}, "yaxis": "y"}, {"hovertemplate": "variable=Tokemak-Wrapped Ether-wETH/rETH_ 19<br>timestamp=%{x}<br>value=%{y}<extra></extra>", "legendgroup": "Tokemak-Wrapped Ether-wETH/rETH_ 19", "line": {"color": "#636efa", "dash": "solid"}, "marker": {"symbol": "circle"}, "mode": "lines", "name": "Tokemak-Wrapped Ether-wETH/rETH_ 19", "showlegend": true, "type": "scattergl", "x": {"elided": "203 str values"}, "xaxis": "x", "y": {"elided": "203 float values"}, "yaxis": "y"}, {"hovertemplate": "variable=Tokemak-Wrapped Ether-Balancer weETH/rETH StablePool_ 20<br>timestamp=%{x}<br>value=%{y}<extra></extra>", "legendgroup": "Tokemak-Wrapped Ether-Balancer weETH/rETH StablePool_ 20", "line": {"color": "#EF553B", "dash": "solid"}, "marker": {"symbol": "circle"}, "mode": "lines", "name": "Tokemak-Wrapped Ether-Balancer weETH/rETH StablePool_ 20", "showlegend": true, "type": "scattergl", "x": {"elided": "203 str values"}, "xaxis": "x", "y": {"elided": "203 float values"}, "yaxis": "y"}, {"hovertemplate": "variable=Tokemak-Wrapped Ether-Balancer weETH-WETH Stable Pool_ 21<br>timestamp=%{x}<br>value=%{y}<extra></extra>", "legendgroup": "Tokemak-Wrapped Ether-Balancer weETH-WETH Stable Pool_ 21", "line": {"color": "#00cc96", "dash": "solid"}, "marker": {"symbol": "circle"}, "mode": "lines", "name": "Tokemak-Wrapped Ether-Balancer weETH-WETH Stable Pool_ 21", "showlegend": true, "type": "scattergl", "x": {"elided": "203 str values"}, "xaxis": "x", "y": {"elided": "203 float values"}, "yaxis": "y"}, {"hovertemplate": "variable=Tokemak-Wrapped Ether-Balancer ezETH-WETH Stable Pool_ 22<br>timestamp=%{x}<br>value=%{y}<extra></extra>", "legendgroup": "Tokemak-Wrapped Ether-Balancer ezETH-WETH Stable Pool_ 22", "line": {"color": "#ab63fa", "dash": "solid"}, "marker": {"symbol": "circle"}, "mode": "lines", "name": "Tokemak-Wrapped Ether-Balancer ezETH-WETH Stable Pool_ 22", "showlegend": true, "type": "scattergl", "x": {"elided": "203 str values"}, "xaxis": "x", "y": {"elided": "203 float values"}, "yaxis": "y"}, {"hovertemplate": "variable=Tokemak-Wrapped Ether-Balancer weETH/ezETH/rswETH_ 23<br>timestamp=%{x}<br>value=%{y}<extra></extra>", "legendgroup": "Tokemak-Wrapped Ether-Balancer weETH/ezETH/rswETH_ 23", "line": {"color": "#FFA15A", "dash": "solid"}, "marker": {"symbol": "circle"}, "mode": "lines", "name": "Tokemak-Wrapped Ether-Balancer weETH/ezETH/rswETH_ 23", "showlegend": true, "type": "scattergl", "x": {"elided": "203 str values"}, "xaxis": "x", "y": {"elided": "203 float values"}, "yaxis": "y"}, {"hovertemplate": "variable=Tokemak-Wrapped Ether-Gyroscope ECLP wstETH/wETH_ 24<br>timestamp=%{x}<br>value=%{y}<extra></extra>", "legendgroup": "Tokemak-Wrapped Ether-Gyroscope ECLP wstETH/wETH_ 24", "line": {"color": "#19d3f3", "dash": "solid"}, "marker": {"symbol": "circle"}, "mode": "lines", "name": "Tokemak-Wrapped Ether-Gyroscope ECLP wstETH/wETH_ 24", "showlegend": true, "type": "scattergl", "x": {"elided": "203 str values"}, "xaxis": "x", "y": {"elided": "203 float values"}, "yaxis": "y"}, {"hovertemplate": "variable=Tokemak-Wrapped Ether-Gyroscope ECLP wstETH/cbETH_ 25<br>timestamp=%{x}<br>value=%{y}<extra></extra>", "legendgroup": "Tokemak-Wrapped Ether-Gyroscope ECLP wstETH/cbETH_ 25", "line": {"color": "#FF6692", "dash": "solid"}, "marker": {"symbol": "circle"}, "mode": "lines", "name": "Tokemak-Wrapped Ether-Gyroscope ECLP wstETH/cbETH_ 25", "showlegend": true, "type": "scattergl", "x": {"elided": "203 str values"}, "xaxis": "x", "y": {"elided": "203 float values"}, "yaxis": "y"}, {"hovertemplate": "variable=Tokemak-Wrapped Ether-Balancer rsETH-WETH Stable Pool_ 26<br>timestamp=%{x}<br>value=%{y}<extra></extra>", "legendgroup": "Tokemak-Wrapped Ether-Balancer rsETH-WETH Stable Pool_ 26", "line": {"color": "#B6E880", "dash": "solid"}, "marker": {"symbol": "circle"}, "mode": "lines", "name": "Tokemak-Wrapped Ether-Balancer rsETH-WETH Stable Pool_ 26", "showlegend": true, "type": "scattergl", "x": {"elided": "203 str values"}, "xaxis": "x", "y": {"elided": "203 float values"}, "yaxis": "y"}, {"hovertemplate": "variable=balETH_weighted_return<br>timestamp=%{x}<br>value=%{y}<extra></extra>", "legendgroup": "balETH_weighted_return", "line": {"color": "red", "dash": "dash", "width": 4}, "marker": {"symbol": "circle"}, "mode": "lines", "name": "balETH_weighted_return", "showlegend": true, "type": "scattergl", "x": {"elided": "203 str values"}, "xaxis": "x", "y": {"elided": "203 float values"}, "yaxis": "y"}], "layout": {"height": 600, "legend": {"title": {"text": "variable"}, "tracegroupgap": 0}, "margin": {"b": 40, "l": 40, "r": 40, "t": 40}, "title": {"text": "balETH Weighted Composite Return Out vs other Destinations", "x": 0.5}, "width": 1800, "xaxis": {"anchor": "y", "domain": [0, 1], "title": {"text": "Date"}}, "yaxis": {"anchor": "x", "domain": [0, 1], "title": {"text": "Composite Return Percent"}}}}

### Figure 3 — Plotly figure (JSON) as saved in the notebook; plotly's stock layout.template omitted (floating-point values rounded to 4 significant figures)
{"data": [{"domain": {"x": [0, 1], "y": [0, 1]}, "hovertemplate": "Destination=%{label}<br>ETH Value=%{value}<extra></extra>", "labels": ["idle", "Tokemak-Wrapped Ether-Balancer ETHx/wstETH_ 15"], "legendgroup": "", "name": "", "showlegend": true, "type": "pie", "values": [0.1963, 80.62]}], "layout": {"height": 600, "legend": {"tracegroupgap": 0}, "margin": {"b": 40, "l": 40, "r": 40, "t": 40}, "title": {"text": "Current ETH Value by Destination", "x": 0.5}, "width": 1800}}

### Figure 4 — Plotly figure (JSON) as saved in the notebook; plotly's stock layout.template omitted (floating-point values rounded to 4 significant figures; data arrays with more than 128 entries replaced by an {"elided": "..."} marker saying what was removed)
{"data": [{"hovertemplate": "variable=balETH<br>timestamp=%{x}<br>value=%{y}<extra></extra>", "legendgroup": "balETH", "marker": {"color": "#636efa", "symbol": "circle"}, "mode": "markers", "name": "balETH", "orientation": "v", "showlegend": true, "type": "scatter", "x": {"elided": "203 str values"}, "xaxis": "x", "y": {"elided": "203 float values"}, "yaxis": "y"}], "layout": {"height": 600, "legend": {"title": {"text": "variable"}, "tracegroupgap": 0}, "margin": {"b": 40, "l": 40, "r": 40, "t": 40}, "title": {"text": "navPerShare", "x": 0.5}, "width": 1800, "xaxis": {"anchor": "y", "domain": [0, 1], "title": {"text": "Date"}}, "yaxis": {"anchor": "x", "domain": [0, 1], "title": {"text": "NavPerShare"}}}}
